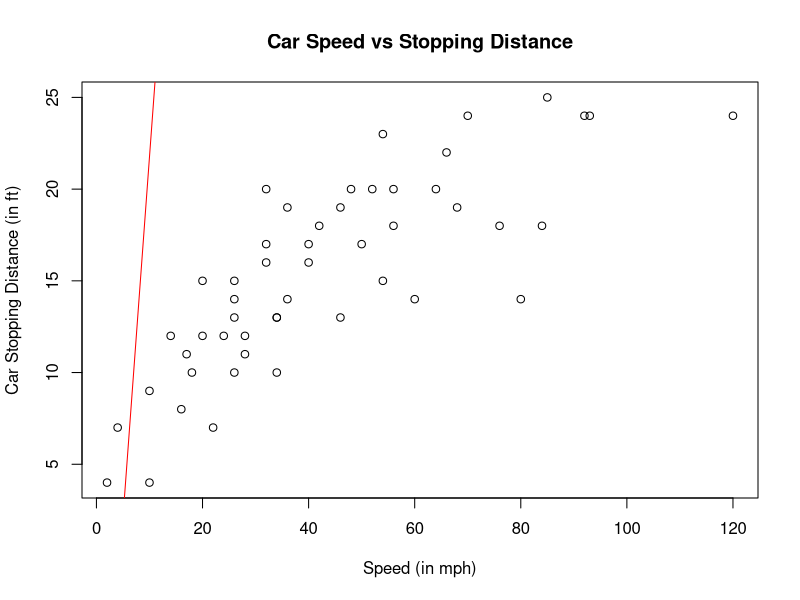
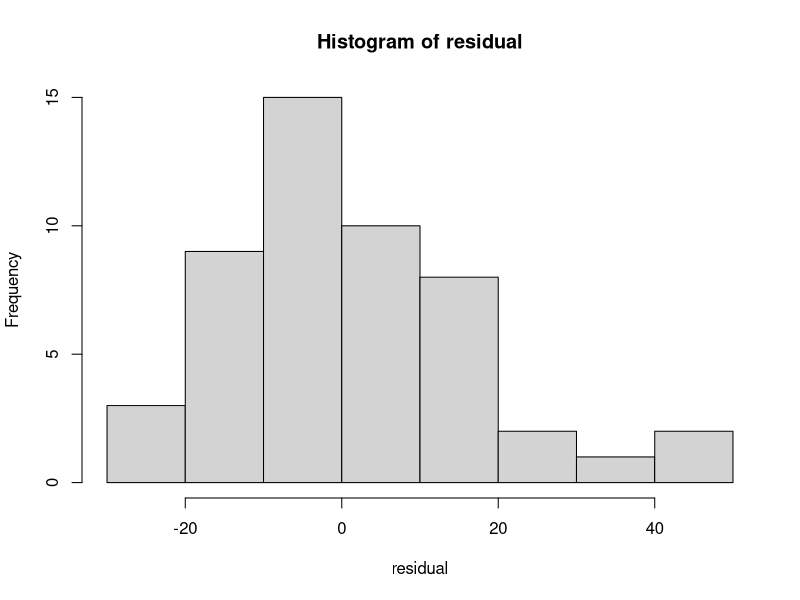
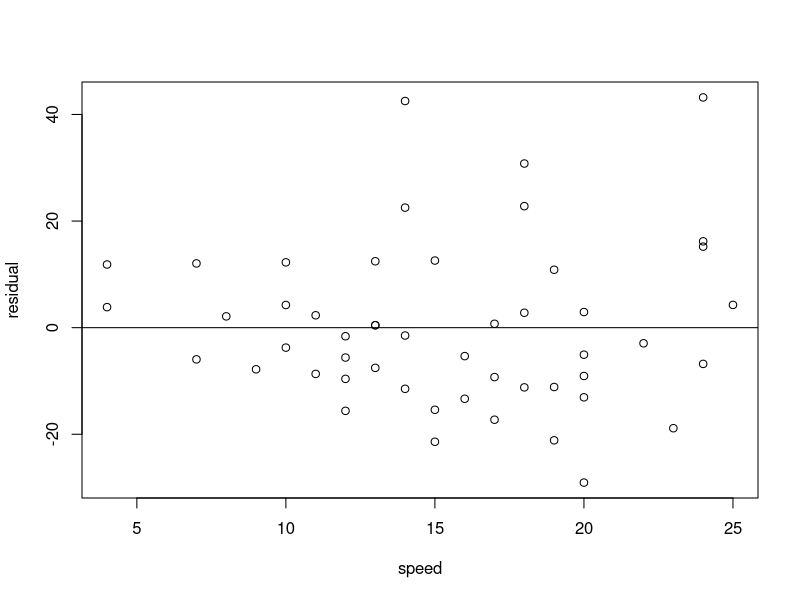
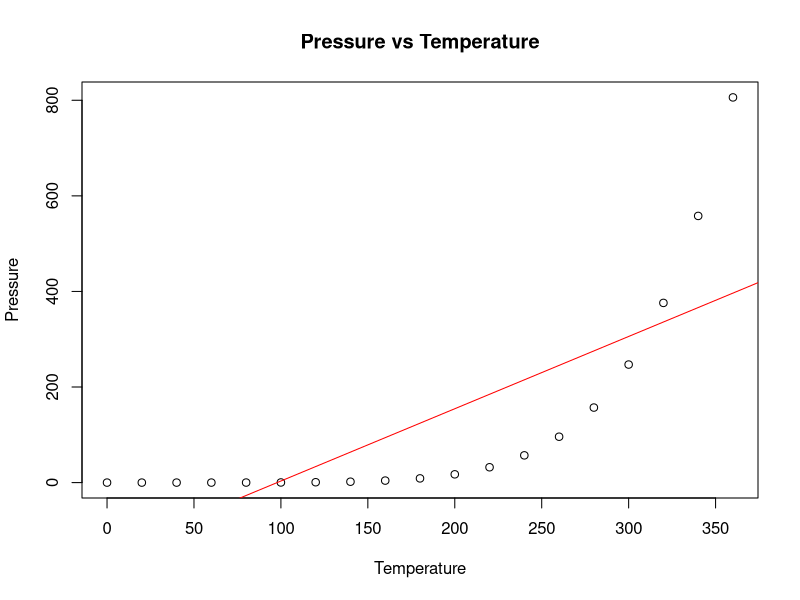
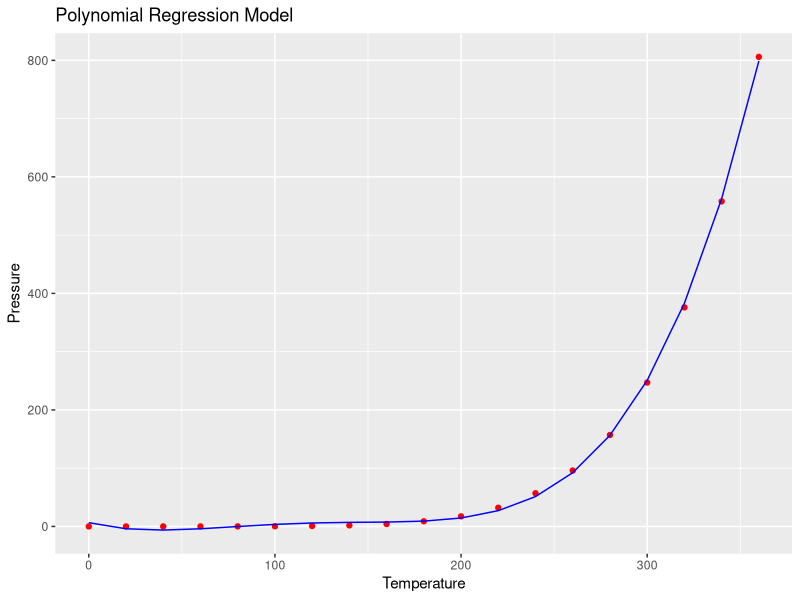

Source code (R) for these figures, in order:
# Simple linear regression model fitting, estimation of parameters, computing R**2 and adjusted R**2 and model interpretation

cars
summary(cars)

speed <- cars$speed
speed_bar <- mean(speed)

distance <- cars$dist
distance_bar <- mean(distance)

# b1 <- cov(speed,distance)/var(speed)
b1 <- sum((speed-speed_bar)*(distance-distance_bar))/sum((speed-speed_bar)**2)
b1

# b0 <- y_bar - b1*x_bar
b0 <- distance_bar - b1*speed_bar
b0

# Scatter Plot, estimation of regression coeff using inbuild function & adding a line of best fit
plot(speed~distance, xlab = "Speed (in mph)", ylab = "Car Stopping Distance (in ft)", main = "Car Speed vs Stopping Distance")

SLR <- lm(distance~speed)
SLR
abline(SLR, col="red")

# Error analysis
# We assume the errors are normally distributed and are independent with constant variance
residual <- SLR$residuals
hist(residual)
# the above histogram is bell-shaped and positively skewed 

# Homoscedasticity Assumption - variance is const
plot(residual~speed)
abline(0,0)   # for slower speed, there is a little variability, while for higher speed there is large variability

# R-sq and Goodness of Fit
summary(SLR)  # high r-sq value represents smaller difference between observed and fitted values

# Hypothesis Testing
# Ho: B1 = 0
# H1: B1 != 0

anova(SLR)

# Using Table Values
Ft <- qf(0.95,1,48)
Ft    
# Ft < F_calculated(using anova), therefore reject Ho

# P-value
pv <- 1 - pf(89.567,1,48) 
pv  # our p-value < alpha (i.e. 0.05), we reject Ho

# Confidence Interval
confint(SLR,level = 0.95)

# Prediction and Confidence intervals for stopping distance when the speed is 15mph
new_data <- data.frame(speed = 15)
new_data
conf <- predict(SLR, new_data, interval = "confidence")
conf
pred <- predict(SLR, new_data, interval = "predict")
pred



#--------------------------------#
#           Exercise             #
#--------------------------------#
# Import the data set "pressure" that represents vapor pressure of mercury as a function of temperature in to R and perform the following.

pressure
temp <- pressure$temperature
pres <- pressure$pressure

# i) Obtain the summary statistics for the imported data set
summary(pressure)

# ii) Estimate the regression coefficients by OLS method.
temp_bar <- mean(temp)
temp_bar
pres_bar <- mean(pres)
pres_bar

b1 <- sum((temp-temp_bar)*(pres-pres_bar))/sum((temp-temp_bar)**2)
b1

# b0 <- y_bar - b1*x_bar
b0 <- pres_bar - b1*temp_bar
b0

# iii) Obtain the scatterplot and estimate the Regression Coefficients using inbuilt function.
plot(pres~temp, xlab = "Temperature", ylab = "Pressure", main = "Pressure vs Temperature")
SLR <- lm(pres~temp)
SLR
abline(SLR, col="red")

# modification to the model
pressure_data_new <- pressure
pressure_data_new$temp2 <- pressure_data_new$temperature**2
pressure_data_new$temp3 <- pressure_data_new$temperature**3
pressure_data_new$temp4 <- pressure_data_new$temperature**4
poly_reg <- lm(pressure~., data = pressure_data_new)

# Visualize
library(ggplot2)
ggplot() + geom_point(aes(pressure_data_new$temperature,pressure_data_new$pressure),col="red") + geom_line(aes(pressure_data_new$temperature,predict(poly_reg, newdata = pressure_data_new)),col="blue") + ggtitle("Polynomial Regression Model") + xlab("Temperature") + ylab("Pressure")

summary(poly_reg)

# iv) Perform test for significance of slope parameter by ANOVA
anova(SLR)

# v) Obtain confidence interval and prediction intervals when the temperature is 250.
new_data <- data.frame(temp = 250)
new_data
conf <- predict(SLR, new_data, interval = "confidence")
conf
pred <- predict(SLR, new_data, interval = "predict")
pred
